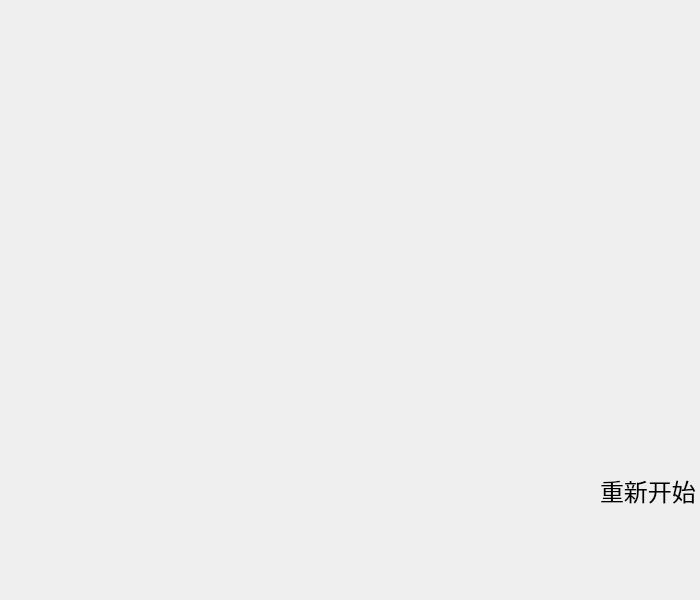
<?xml version="1.0" encoding="UTF-8"?>
<ui version="4.0">
 <class>GameWidget</class>
 <widget class="QWidget" name="GameWidget">
  <property name="geometry">
   <rect>
    <x>0</x>
    <y>0</y>
    <width>700</width>
    <height>600</height>
   </rect>
  </property>
  <property name="minimumSize">
   <size>
    <width>700</width>
    <height>600</height>
   </size>
  </property>
  <property name="maximumSize">
   <size>
    <width>700</width>
    <height>600</height>
   </size>
  </property>
  <property name="windowTitle">
   <string>五子棋</string>
  </property>
  <property name="windowIcon">
   <iconset resource="res.qrc">
    <normaloff>:/res/icon.png</normaloff>:/res/icon.png</iconset>
  </property>
  <widget class="QPushButton" name="pushButton_restart">
   <property name="geometry">
    <rect>
     <x>610</x>
     <y>510</y>
     <width>81</width>
     <height>71</height>
    </rect>
   </property>
   <property name="text">
    <string/>
   </property>
   <property name="icon">
    <iconset resource="res.qrc">
     <normaloff>:/res/restart.png</normaloff>:/res/restart.png</iconset>
   </property>
   <property name="iconSize">
    <size>
     <width>60</width>
     <height>60</height>
    </size>
   </property>
   <property name="flat">
    <bool>true</bool>
   </property>
  </widget>
  <widget class="QLabel" name="label">
   <property name="geometry">
    <rect>
     <x>600</x>
     <y>470</y>
     <width>131</width>
     <height>41</height>
    </rect>
   </property>
   <property name="font">
    <font>
     <family>华文行楷</family>
     <pointsize>18</pointsize>
    </font>
   </property>
   <property name="text">
    <string>重新开始</string>
   </property>
  </widget>
 </widget>
 <resources>
  <include location="res.qrc"/>
 </resources>
 <connections/>
</ui>
